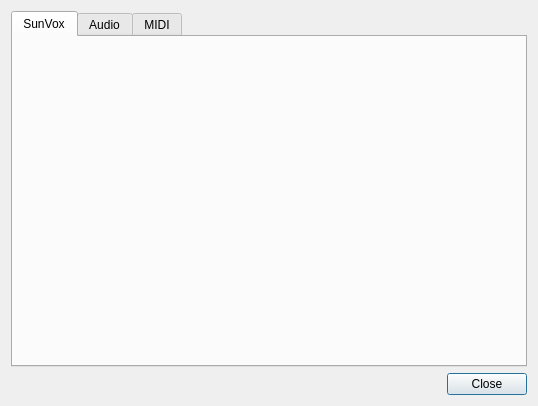
<?xml version="1.0" encoding="UTF-8"?>
<ui version="4.0">
 <class>Dialog</class>
 <widget class="QDialog" name="Dialog">
  <property name="geometry">
   <rect>
    <x>0</x>
    <y>0</y>
    <width>538</width>
    <height>406</height>
   </rect>
  </property>
  <property name="windowTitle">
   <string>Dialog</string>
  </property>
  <layout class="QVBoxLayout" name="verticalLayout">
   <item>
    <widget class="QTabWidget" name="tabWidget">
     <property name="currentIndex">
      <number>0</number>
     </property>
     <widget class="QWidget" name="sunvox_tab">
      <attribute name="title">
       <string>SunVox</string>
      </attribute>
     </widget>
     <widget class="QWidget" name="audio_tab">
      <attribute name="title">
       <string>Audio</string>
      </attribute>
     </widget>
     <widget class="QWidget" name="midi_tab">
      <attribute name="title">
       <string>MIDI</string>
      </attribute>
     </widget>
    </widget>
   </item>
   <item>
    <widget class="QDialogButtonBox" name="buttonBox">
     <property name="orientation">
      <enum>Qt::Horizontal</enum>
     </property>
     <property name="standardButtons">
      <set>QDialogButtonBox::Close</set>
     </property>
    </widget>
   </item>
  </layout>
 </widget>
 <resources/>
 <connections>
  <connection>
   <sender>buttonBox</sender>
   <signal>accepted()</signal>
   <receiver>Dialog</receiver>
   <slot>accept()</slot>
   <hints>
    <hint type="sourcelabel">
     <x>248</x>
     <y>254</y>
    </hint>
    <hint type="destinationlabel">
     <x>157</x>
     <y>274</y>
    </hint>
   </hints>
  </connection>
  <connection>
   <sender>buttonBox</sender>
   <signal>rejected()</signal>
   <receiver>Dialog</receiver>
   <slot>reject()</slot>
   <hints>
    <hint type="sourcelabel">
     <x>316</x>
     <y>260</y>
    </hint>
    <hint type="destinationlabel">
     <x>286</x>
     <y>274</y>
    </hint>
   </hints>
  </connection>
 </connections>
</ui>
